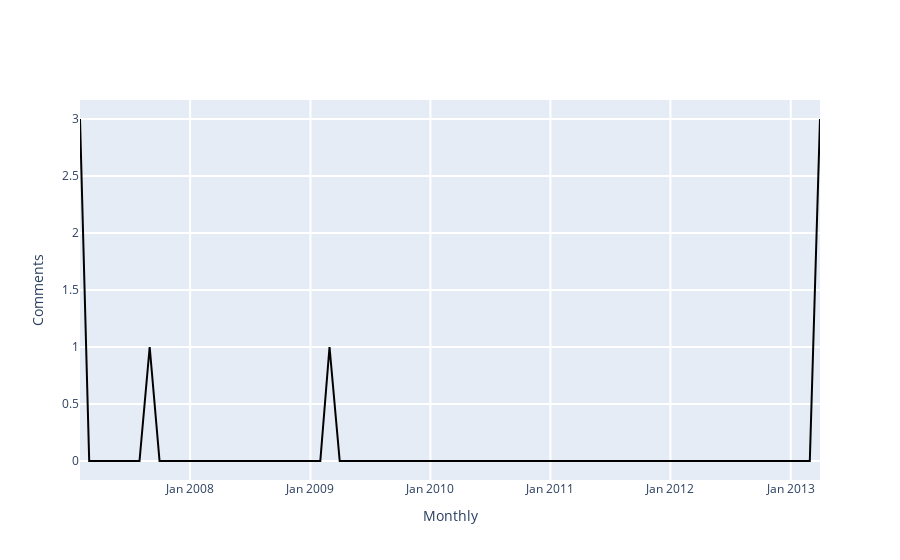

Source (notebook cell):
### Markdown cell above
<span style="color: #626262"> Try yourself! This is what will happen when you click 'Load Talks' button: </span>

### Code cell
### -------------------------------------------------------------------------- ###
### TRY YOURSELF! THIS IS WHAT WILL HAPPEN WHEN YOU CLICK 'Load Talks' BUTTON  ###
### -------------------------------------------------------------------------- ###

## This is the page you used ##
print('The page that is being used:', the_talk_page['title'])

#Initiate a Wikipedia instance
wikipediadv_instance = WikipediaDV(WikipediaAPI(lng=abbreviation(languageSelection.value)))

#Get content of revisions on talk page
talk_content = wikipediadv_instance.get_talk_content(the_talk_page["page_id"])

#convert to datetime format
talk_content['year_month'] = pd.to_datetime(talk_content['timestamp'])


# Define a TalksListener instance
talks_listener = TalksListener(talk_content)

# Visualization
begin_date = date(2005, 3, 1)
end_date = date(2015, 7, 4)
granularity = 'Monthly'

print('Time range from', begin_date.strftime("%Y-%m-%d"), 'to', end_date.strftime("%Y-%m-%d"))
talks_listener.listen(
    begin = begin_date,
    end = end_date,
    granularity = granularity)

### Figure 1 — Plotly figure (JSON) as saved in the notebook; plotly's stock layout.template omitted (floating-point values rounded to 4 significant figures)
{"data": [{"hovertemplate": "%{x}<extra>%{y}</extra>", "marker": {"color": "rgba(0, 0, 0, 1)"}, "type": "scatter", "x": ["2007-01-31", "2007-02-28", "2007-03-31", "2007-04-30", "2007-05-31", "2007-06-30", "2007-07-31", "2007-08-31", "2007-09-30", "2007-10-31", "2007-11-30", "2007-12-31", "2008-01-31", "2008-02-29", "2008-03-31", "2008-04-30", "2008-05-31", "2008-06-30", "2008-07-31", "2008-08-31", "2008-09-30", "2008-10-31", "2008-11-30", "2008-12-31", "2009-01-31", "2009-02-28", "2009-03-31", "2009-04-30", "2009-05-31", "2009-06-30", "2009-07-31", "2009-08-31", "2009-09-30", "2009-10-31", "2009-11-30", "2009-12-31", "2010-01-31", "2010-02-28", "2010-03-31", "2010-04-30", "2010-05-31", "2010-06-30", "2010-07-31", "2010-08-31", "2010-09-30", "2010-10-31", "2010-11-30", "2010-12-31", "2011-01-31", "2011-02-28", "2011-03-31", "2011-04-30", "2011-05-31", "2011-06-30", "2011-07-31", "2011-08-31", "2011-09-30", "2011-10-31", "2011-11-30", "2011-12-31", "2012-01-31", "2012-02-29", "2012-03-31", "2012-04-30", "2012-05-31", "2012-06-30", "2012-07-31", "2012-08-31", "2012-09-30", "2012-10-31", "2012-11-30", "2012-12-31", "2013-01-31", "2013-02-28", "2013-03-31"], "y": [3, 0, 0, 0, 0, 0, 0, 1, 0, 0, 0, 0, 0, 0, 0, 0, 0, 0, 0, 0, 0, 0, 0, 0, 0, 1, 0, 0, 0, 0, 0, 0, 0, 0, 0, 0, 0, 0, 0, 0, 0, 0, 0, 0, 0, 0, 0, 0, 0, 0, 0, 0, 0, 0, 0, 0, 0, 0, 0, 0, 0, 0, 0, 0, 0, 0, 0, 0, 0, 0, 0, 0, 0, 0, 3]}], "layout": {"barmode": "group", "hovermode": "closest", "legend": {"x": 0.5, "y": 1.2}, "showlegend": false, "xaxis": {"gridwidth": 2, "tickformat": "%b %Y", "ticklen": 5, "title": {"text": "Monthly"}, "zeroline": true}, "yaxis": {"gridwidth": 2, "ticklen": 5, "title": {"text": "Comments"}}}}
